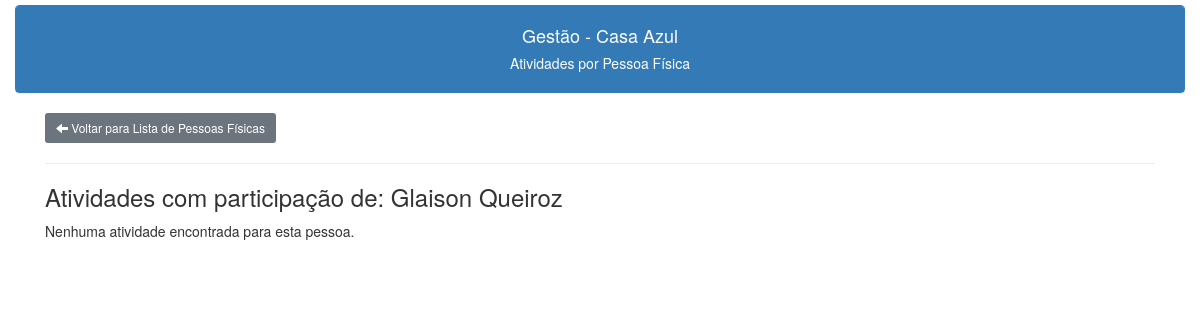
/pessoas/pessoas_atividades.php?id=4 (signed in), run on an earlier commit of the app's database.
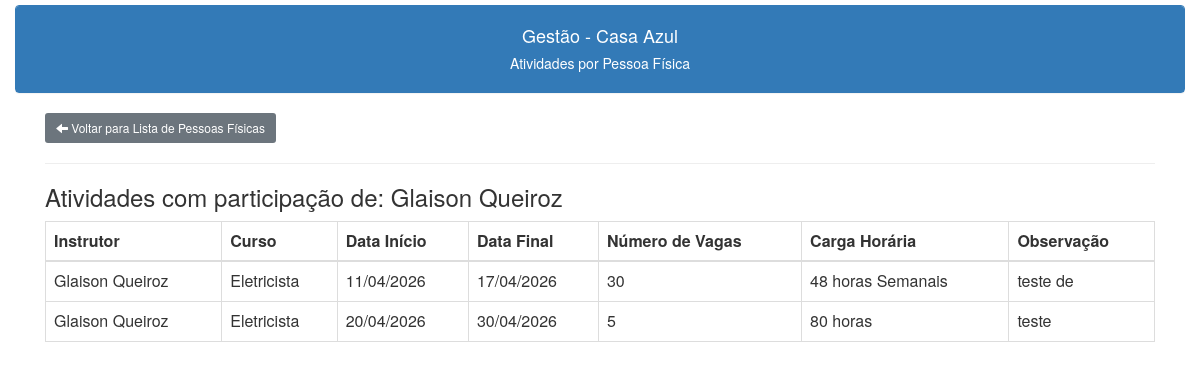
And on a later commit of the database.
### tables this page shows
CREATE TABLE IF NOT EXISTS `atividades_realizadas` (
  `id` int NOT NULL AUTO_INCREMENT,
  `id_curso` int DEFAULT NULL,
  `data_inicio` date DEFAULT NULL,
  `data_final` date DEFAULT NULL,
  `id_instrutor` int DEFAULT NULL,
  `num_vagas` int DEFAULT NULL,
  `carga_horaria` varchar(100) DEFAULT NULL,
  `observacao` blob,
  PRIMARY KEY (`id`),
  KEY `FK_atividades_realizadas_cursos` (`id_curso`),
  KEY `FK_atividades_realizadas_instrutores` (`id_instrutor`),
  CONSTRAINT `FK_atividades_realizadas_cursos` FOREIGN KEY (`id_curso`) REFERENCES `cursos` (`ID`),
  CONSTRAINT `FK_atividades_realizadas_instrutores` FOREIGN KEY (`id_instrutor`) REFERENCES `instrutores` (`id`)
);

CREATE TABLE IF NOT EXISTS `instrutores` (
  `id` int NOT NULL AUTO_INCREMENT,
  `nome` varchar(150) NOT NULL,
  `cep` char(12) NOT NULL,
  `endereco` varchar(150) DEFAULT NULL,
  `bairro` varchar(100) DEFAULT NULL,
  `escolaridade` varchar(40) DEFAULT NULL,
  `fone1` varchar(20) DEFAULT NULL,
  `fone2` varchar(20) DEFAULT NULL,
  `fone3` varchar(20) DEFAULT NULL,
  `email` varchar(150) DEFAULT NULL,
  `id_curso` int NOT NULL DEFAULT '0',
  `datanasc` date DEFAULT NULL,
  `uf` char(2) NOT NULL,
  `cpf` char(11) NOT NULL,
  `identidade` varchar(20) NOT NULL,
  `cidade` varchar(100) NOT NULL,
  `observacao` blob,
  `banco` char(50) DEFAULT NULL,
  `agencia` char(6) DEFAULT NULL,
  `conta` char(15) DEFAULT NULL,
  `titular` varchar(90) DEFAULT NULL,
  `sexo` char(1) NOT NULL,
  `tipo_conta` varchar(50) NOT NULL DEFAULT '',
  `chave_pix` varchar(100) DEFAULT NULL,
  PRIMARY KEY (`id`) USING BTREE
);

CREATE TABLE IF NOT EXISTS `cursos` (
  `ID` int NOT NULL AUTO_INCREMENT,
  `descricao` varchar(150) NOT NULL,
  `observacao` blob,
  PRIMARY KEY (`ID`)
);

### pessoas/pessoas_atividades.php (the view, shortened to what this page needs)
<?php
include("../conexao.php");
include("../links.php");
?>
<!DOCTYPE html>
<html lang="pt-br">
<head>
</head>
<body>
    <div class="container-fluid">
        <div style="padding-top:5px;">
            <div class="panel panel-primary class">
                <div class="panel-heading text-center">
                    <h4>Gestão - Casa Azul</h4>
                    <h5>Atividades por Pessoa Física<h5>
                </div>
            </div>
        </div>
        <div class="container content-box">
            <a class="btn btn-secondary btn-sm" href="/casaazul/pessoas/pessoas_lista.php"><span class="glyphicon glyphicon-arrow-left"></span> Voltar para Lista de Pessoas Físicas</a>
            <hr>
            <?php
            $c_sql = "SELECT atividades_realizadas.data_inicio, atividades_realizadas.data_final, atividades_realizadas.num_vagas, atividades_realizadas.carga_horaria, atividades_realizadas.observacao,
atividades_realizadas.observacao, cursos.descricao AS curso, instrutores.nome AS instrutor FROM participamentes_atividade
JOIN atividades_realizadas ON participamentes_atividade.id_atividade = atividades_realizadas.id
JOIN cursos ON atividades_realizadas.id_curso=cursos.ID
JOIN instrutores ON atividades_realizadas.id_instrutor=instrutores.id
where participamentes_atividade.id_participante = " . $_GET['id'] . "
ORDER BY instrutores.nome, atividades_realizadas.data_inicio";
            $result = $conection->query($c_sql);
            $c_sql_pessoa = "SELECT nome FROM cadastro WHERE id = " . $_GET['id'];
            $result_pessoa = $conection->query($c_sql_pessoa);
            if ($result_pessoa->num_rows > 0) {
                $row_pessoa = $result_pessoa->fetch_assoc();
                echo "<h3>Atividades com participação de: " . $row_pessoa['nome'] . "</h3>";
            }
            if ($result->num_rows > 0) {
                echo "<table class='table table-bordered tablista'>
                    <thead>
                        <tr>
                            <th>Instrutor</th>
                            <th>Curso</th>
                            <th>Data Início</th>
                            <th>Data Final</th>
                            <th>Número de Vagas</th>
                            <th>Carga Horária</th>
                            <th>Observação</th>
                        </tr>
                    </thead>
                    <tbody>";
                while ($row = $result->fetch_assoc()) {
                    echo "<tr>
                        <td>" . $row['instrutor'] . "</td>
                        <td>" . $row['curso'] . "</td>
                        <td>" . date('d/m/Y', strtotime($row['data_inicio'])) . "</td>
                        <td>" . date('d/m/Y', strtotime($row['data_final'])) . "</td>
                        <td>" . $row['num_vagas'] . "</td>
                        <td>" . $row['carga_horaria'] . "</td>
                        <td>" . $row['observacao'] . "</td>
                    </tr>";
                }
            } else {
                echo "<p>Nenhuma atividade encontrada para esta pessoa.</p>";
            }
            ?>
        </div>
    </div>
</body>
</html>

What changed in the data, as far as the page shows it:
now on this page (row unchanged): atividades_realizadas: id_instrutor.nome "Glaison Queiroz", id_curso.descricao "Eletricista", data_inicio "11/04/2026", data_final "17/04/2026", num_vagas "30", carga_horaria "48 horas Semanais", observacao "teste de"
added atividades_realizadas: id_instrutor.nome "Glaison Queiroz", id_curso.descricao "Eletricista", data_inicio "20/04/2026", data_final "30/04/2026", num_vagas "5", carga_horaria "80 horas", observacao "teste"
Also different on the page:
text no longer shown: "Nenhuma atividade encontrada para esta pessoa."
text now shown: "Instrutor Curso Data Início Data Final Número de Vagas Carga Horária Observação"
